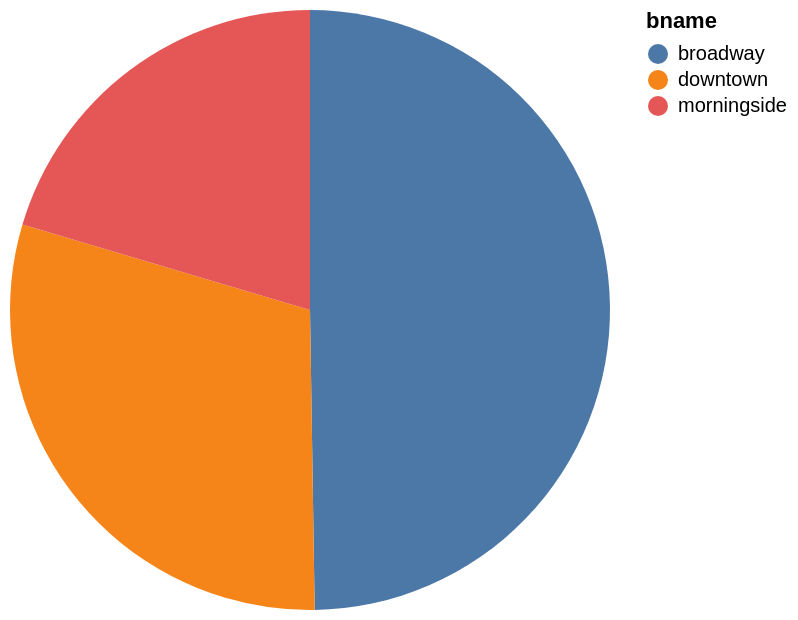

The Vega-Lite source for this figure:
### Vega-Lite specification from a JSON file in a GitHub repository (floating-point values rounded to 4 significant figures)
{"data": {"values": [{"x_data": "broadway", "y_data": 5000}, {"x_data": "downtown", "y_data": 3000}, {"x_data": "morningside", "y_data": 2050}]}, "mark": "arc", "encoding": {"theta": {"field": "y_data", "type": "quantitative", "title": "sum(amount)"}, "color": {"field": "x_data", "type": "nominal", "title": "bname"}}}
